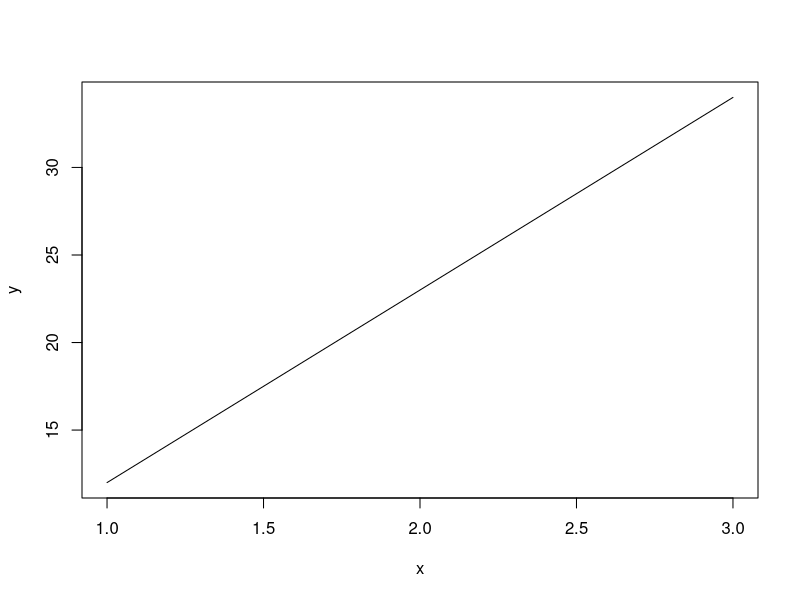
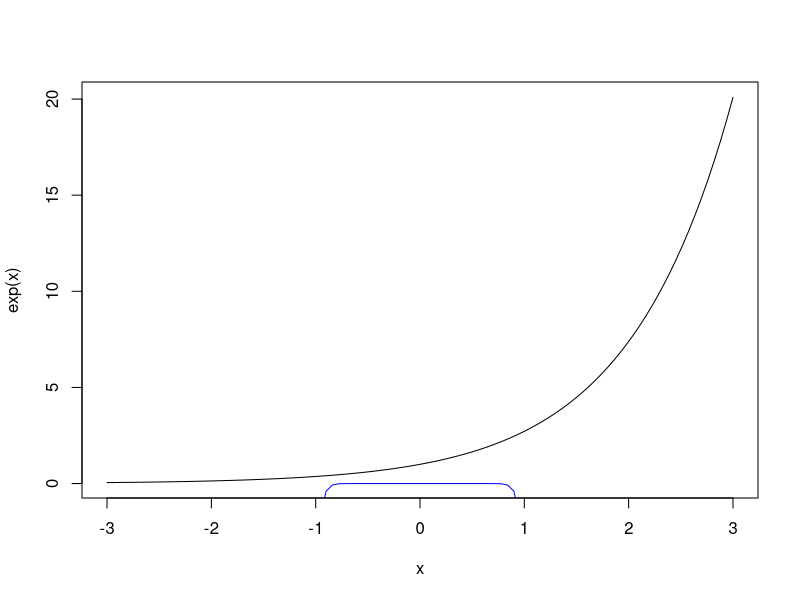
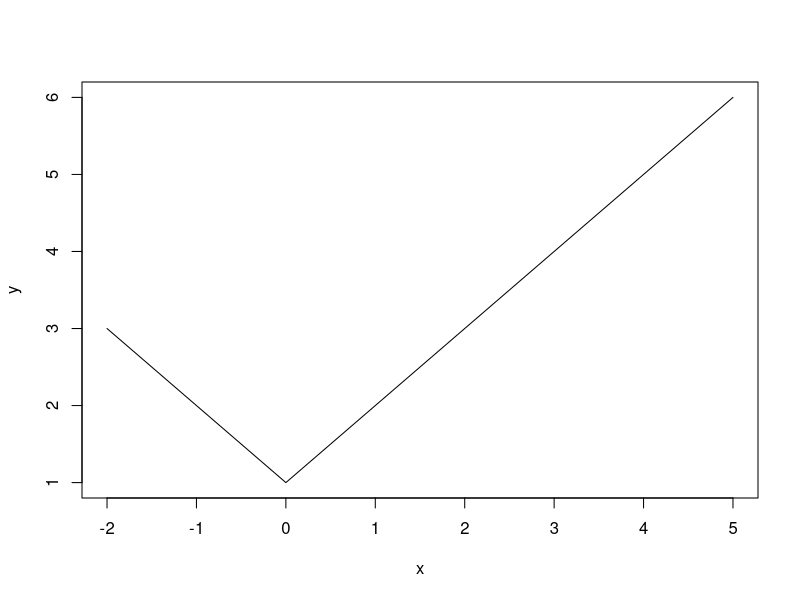
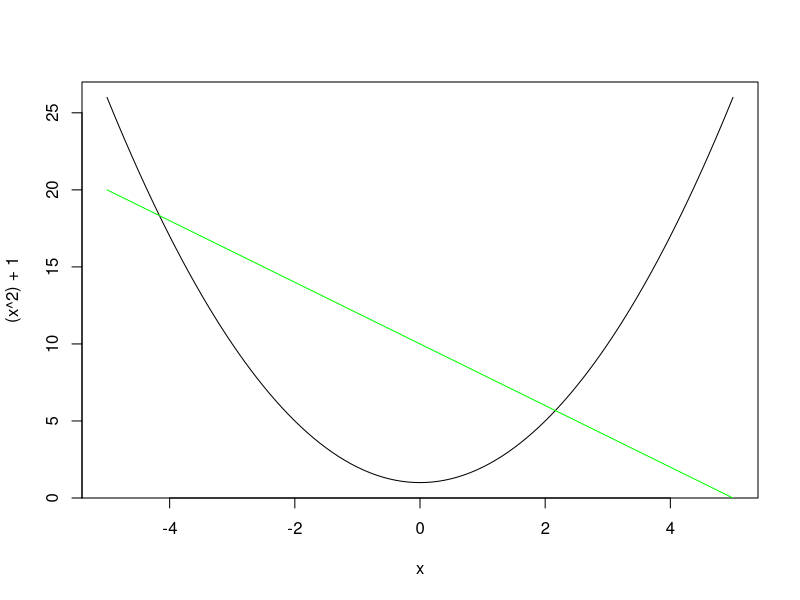
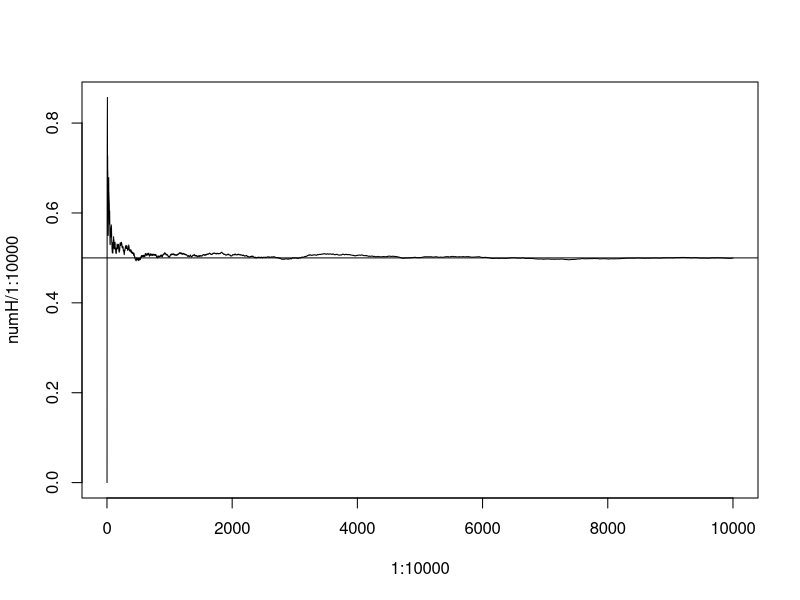

Write R code to recreate these figures, in order.
#09/15/2017
x<- c(1, 2, 3)
y <- c(12, 23, 34)
plot(x, y, 'l')
curve(exp, from = -3, to = 3)
curve(-5* x^24, add= T, col="blue")

#excersizes
#1
x<- c(-2, 0, 5)
y<- c(3, 1, 6)
plot(x, y, 'l')
#2
curve((x^2)+1, from <- -5, to <- 5)
curve((-2*x+10), col= "green", add= T, from<- -5, to<- 5)
#3
simTos<- rbinom(10000, 1, 0.5)
numH<- cumsum(simTos)
plot(1:10000, numH/1:10000,"l")
abline(h=0.5)


